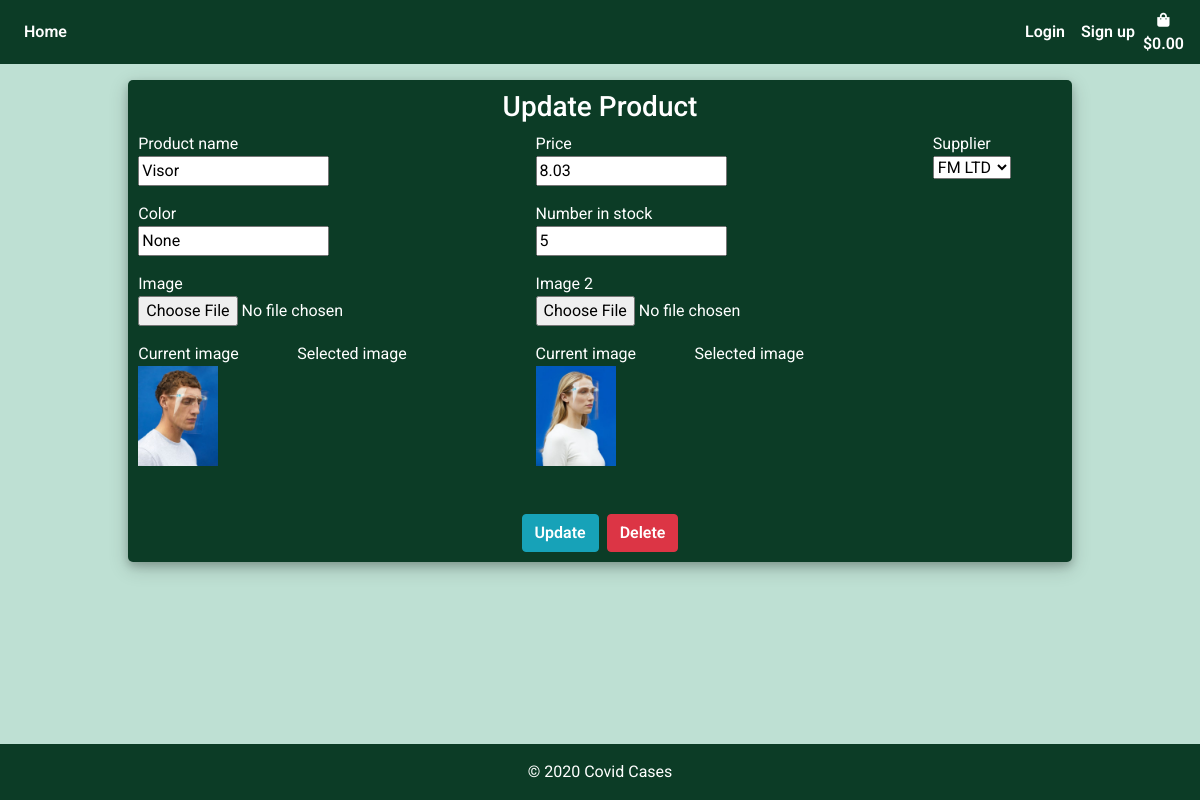
The app's page /update/1/, older data.
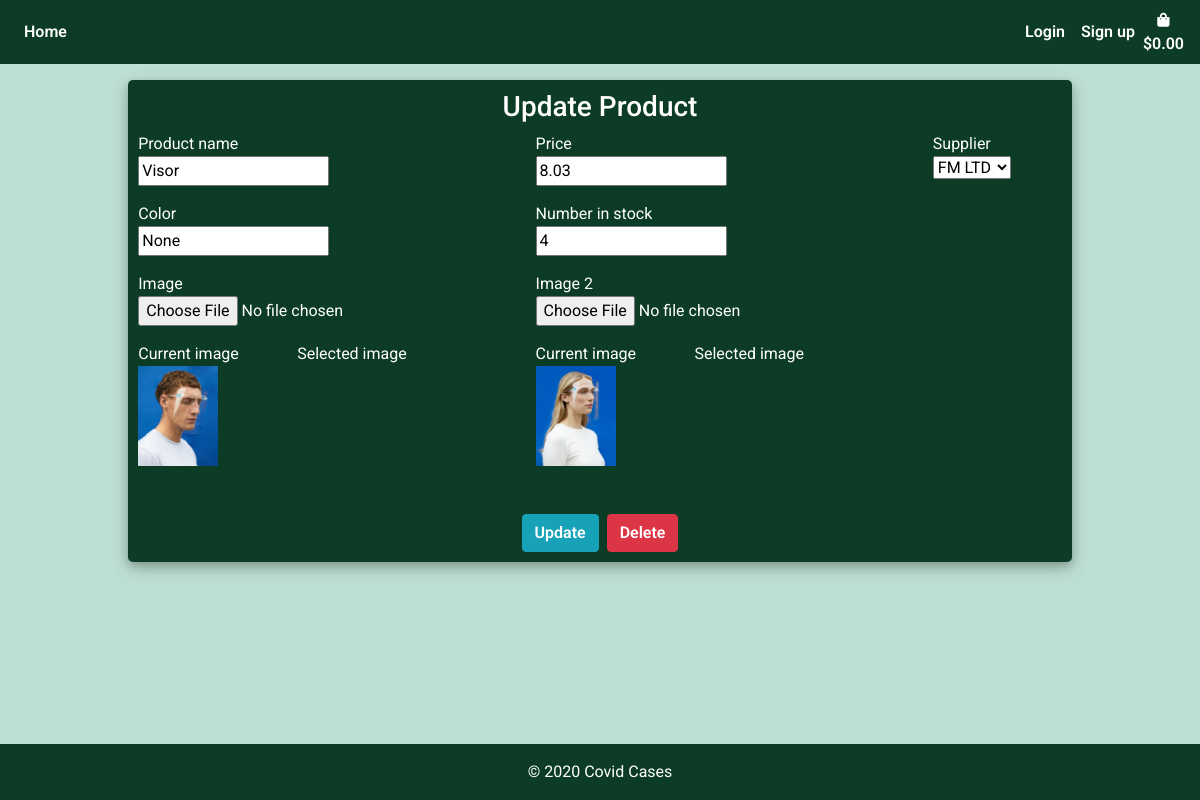
The same page, newer data.
### products/models.py (models this page shows, shortened)
class Product(models.Model):
    product_name = models.CharField(max_length=settings.CONST_PROFILE_ATTR)
    color = models.CharField(max_length=settings.CONST_PROFILE_ATTR)
    price = models.DecimalField(max_digits=6, decimal_places=2)
    image = ResizedImageField(size=[400, 500], crop=['middle', 'center'],quality=100, upload_to='', default='noimage.jpeg')
    image_2 = ResizedImageField(size=[400, 500], crop=['middle', 'center'],quality=100, upload_to='', default='noimage.jpeg', null=True)
    number_in_stock = models.IntegerField(null=True , editable=True, default=0)
    is_active = models.BooleanField(default=True, null=True)
    created_by = models.CharField(max_length=settings.CONST_PROFILE_ATTR, null=True)
    created_date = models.TimeField(auto_now_add=True, null=True)
    supplier = models.ForeignKey(Supplier, on_delete=models.CASCADE, null=True)

### products/views.py (the view)
# urls.py: path('update/<int:id>/', views.update_product, name="update_product"),
def update_product(request, id):
    product = Product.objects.get(id=id)
    if request.method == "POST":
        form = ProductForm(request.POST, request.FILES, instance=product)
        if form.is_valid():
            form.save()
            return redirect(reverse("products"))
    else:
        form = ProductForm(request.POST or None, instance=product)
    context = {
        "form": form,
        "product": product,
    }
    return render(request, "products/products_form.html", context)

### products/forms.py
class ProductForm(forms.ModelForm):
    image = forms.ImageField(required=False, widget=forms.FileInput)
    image_2 = forms.ImageField(required=False, widget=forms.FileInput)
    supplier = forms.ModelChoiceField(queryset=Supplier.objects.all(), label='Supplier', widget=forms.Select)
    use_required_attribute = False
    class Meta:
        model = Product
        fields = ["product_name", "color",
        "price","image", "image_2", "number_in_stock", "supplier"]
    def __init__(self, *args, **kwargs):
        super(ProductForm, self).__init__(*args, **kwargs)
        for fieldname in ["product_name", "color",
        "price","image", "image_2", "number_in_stock", "supplier"]:
            self.fields[fieldname].helper = FormHelper()

### products/models.py (called while the page is built)
    def __str__(self):
        return self.supplier_name

### products/templates/products/products_form.html (shortened to what the changed rows need)
{% extends 'base.html'%}
{% load static %}
{% load crispy_forms_tags %}
{% block content %}
    <div class="container h-100 mt-3">
		<div class="justify-content-center h-100">
			<div class="product_card">
				<div class="justify-content-center form_container">
					<form class="form-group mx-auto" method="POST" action="" enctype="multipart/form-data">
                            <div class="row">
                                <div class="col-md-5 mb-3">
                                    {{ form.product_name.label }}
                                    <br>
                                    {{ form.product_name }}
                                </div>
                                <div class="col-md-5 mb-3">
                                    {{ form.price.label }}
                                    <br>
                                    {{ form.price }}
                                </div>
                                <div class="col-md-2 mb-3">
                                    {{ form.supplier.label }}
                                    <br>
                                    {{ form.supplier }}
                                </div>
                            </div>
                            <div class="row">
                                <div class="col-md-5 mb-3">
                                    {{ form.color.label }}
                                    <br>
                                    {{ form.color }}
                                </div>
                                <div class="col-md-4 mb-3">
                                    {{ form.number_in_stock.label }}
                                    <br>
                                    {{ form.number_in_stock }}
                                </div>
                            </div>
                            <div class="row">
                                <div class="col-md-5 mb-3">
                                    {{ form.image.label }}
                                    <br>
                                    {{ form.image }}
                                </div>
                                <div class="col-md-5 mb-3">
                                    {{ form.image_2.label }}
                                    <br>
                                    {{ form.image_2 }}
                                </div>
                            </div>
                            <div class="row">
                                <div class="col-md-2 mb-3">
                                    <h8>Current image</h8>
                                    <br>
                                    <img class="img-fluid" style="height:100px;" src="{{ form.instance.image.url }}" />
                                </div>
                                <div class="col-md-2 mb-3">
                                    <h8>Current image</h8>
                                    <br>
                                    <img class="img-fluid" style="height:100px;" src="{{ form.instance.image_2.url }}" />
                                </div>
                            </div>
						</div>
				</div>
		</div>
	</div>
{% endblock %}

Row changes from the older to the newer data that the page shows:
changed Product "Visor": number_in_stock "5" → "4"
